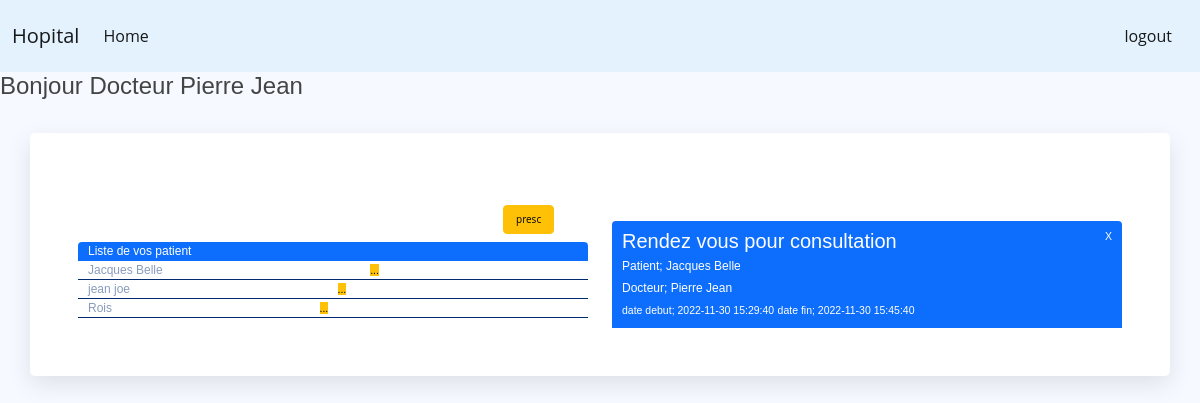
The app's page /viewdoctor.php?id=1 with its own data.
### tables this page shows
CREATE TABLE `docteur` (
  `id` int(11) NOT NULL,
  `nom` varchar(50) NOT NULL,
  `username` varchar(50) NOT NULL,
  `password` varchar(50) NOT NULL,
  `date_naissance` date NOT NULL,
  `titre` varchar(50) NOT NULL DEFAULT 'generaliste',
  `experience` int(11) NOT NULL,
  `status` tinyint(1) NOT NULL,
  `prix_consultation` int(11) NOT NULL
);

CREATE TABLE `patient` (
  `id` int(11) NOT NULL,
  `nom` varchar(50) NOT NULL,
  `username` varchar(50) NOT NULL,
  `password` varchar(50) NOT NULL,
  `date_naissance` date NOT NULL,
  `date_admis` date NOT NULL DEFAULT current_timestamp(),
  `date_sortie` date NOT NULL,
  `adresse` varchar(50) NOT NULL,
  `tel` varchar(15) NOT NULL,
  `groupe_sanguin` varchar(3) NOT NULL,
  `sexe` varchar(3) NOT NULL,
  `status` tinyint(1) NOT NULL,
  `doctor_id` int(11) NOT NULL
);

CREATE TABLE `priserendezvous` (
  `rendezID` int(11) NOT NULL,
  `datedebut` timestamp NOT NULL DEFAULT current_timestamp() ON UPDATE current_timestamp(),
  `datefin` timestamp NOT NULL DEFAULT '0000-00-00 00:00:00',
  `patientid` int(11) NOT NULL,
  `docteurid` int(11) NOT NULL,
  `motif` varchar(250) NOT NULL DEFAULT 'consultation'
);

### viewdoctor.php (the view, shortened to what this page needs)
<?php include 'common/head.php'?>
<?php include 'connect.php' ?>
<?php include_once 'common/navbar.php'?>
<?php
        if (isset($_GET['id']))
        {
		$id = $_GET['id'];
        $docot=mysqli_query($linkDB, "Select * from `docteur` WHERE id=$id ");
        while($r = mysqli_fetch_array($docot)){
        ?>
<h4>Bonjour Docteur <?php echo $r['nom']; ?></h1>
    <section class="container">
        <div class="row list-el pt-4">
            <div class="col-6">
                <div class="mb-2">
                    <button type="button" class="offset-10 btn btn-warning bout" data-bs-toggle="modal"
                        data-bs-target="#add">
                        presc
                    </button>
                </div>
                <ul class="list-group">
                    <li class="list-group-item active" aria-current="true">Liste de vos patient
                    </li>
                    <?php }
		$result=mysqli_query($linkDB, "Select * from `patient` WHERE doctor_id=$id ");
            if($result){
                while($list = mysqli_fetch_array($result))
				{
        ?>
                    <li class="list-group-item"><?php echo $list['nom'];?> <small class="offset-5 btn-warning "
                            data-bs-toggle="modal" data-bs-target="#profil<?php echo $list['id'];?>">
                            ...
                        </small> </li>
                    <?php
                }
            }
            else{
                echo "vide";
            }
}
         ?>
                </ul>
            </div>
            <div class="col-6">
                <div class="list-group">
                    <?php
                            $selectAllDoctorQuery = mysqli_query($linkDB, "SELECT priserendezvous.*, docteur.id as `idoc`, docteur.nom as `docteurnom`, patient.id as `patientid`, patient.nom as `patientnom` FROM `priserendezvous` JOIN `docteur` ON priserendezvous.docteurid=docteur.id INNER JOIN `patient` ON priserendezvous.patientid=patient.id WHERE priserendezvous.docteurid= '$id' ORDER BY `priserendezvous`.`datedebut` ASC;");
                            while($rendez = mysqli_fetch_array($selectAllDoctorQuery))
                            {
                        ?>
                    <div class="list-group-item list-group-item-action active mt-3 py-2" aria-current="true">
                        <div class="d-flex w-100 justify-content-between">
                            <h5 class="mb-1">Rendez vous pour <?php echo $rendez['motif']?> </h5>
                            <small type="button" onclick="confirmerDeleteRendez(<?php echo $rendez['rendezID']?>)"> X
                            </small>
                        </div>
                        <p class="mb-1">Patient; <?php echo $rendez['patientnom']?></p>
                        <p class="mb-1">Docteur; <?php echo $rendez['docteurnom']?></p>
                        <small>date debut; <?php echo $rendez['datedebut']?></small>
                        <small>date fin; <?php echo $rendez['datefin']?></small>
                    </div>
                    <?php }?>
                </div>
            </div>
        </div>
    </section>
    <?php include 'common/footer.php'?>

### assets/style.css (style rules this page uses)
:root { scroll-behavior: smooth; }
body { font-family: "Open Sans", sans-serif; background: #f6f9ff; color: #444444; }
h1, h2, h3, h4, h5, h6 { font-family: "Nunito", sans-serif; }
.list-group-item { padding: 0 10px 0 10px; border: none; border-bottom: 1px solid #012970; font-size: 12px; font-weight: 500; color: #899bbd; font-family: "Poppins", sans-serif; }
.list-group-item:last-child { border-bottom-right-radius: 0; border-bottom-left-radius: 0; }
.list-el { font-size: 12px; }
.bout { font-size: 10px; }
.container { margin-top: 2rem; padding: 3rem; background-color: #fff; border-radius: 5px; box-shadow: 0 0.5rem 1.5rem rgba(0, 0, 0, 0.1); }

### records on screen
docteur: nom "Pierre Jean"
patient: nom "Jacques Belle"
patient: nom "jean joe"
patient: nom "Rois"
priserendezvous: motif "consultation", patientid.nom "Jacques Belle", docteurid.nom "Pierre Jean", datedebut "2022-11-30 15:29:40", datefin "2022-11-30 15:45:40"
